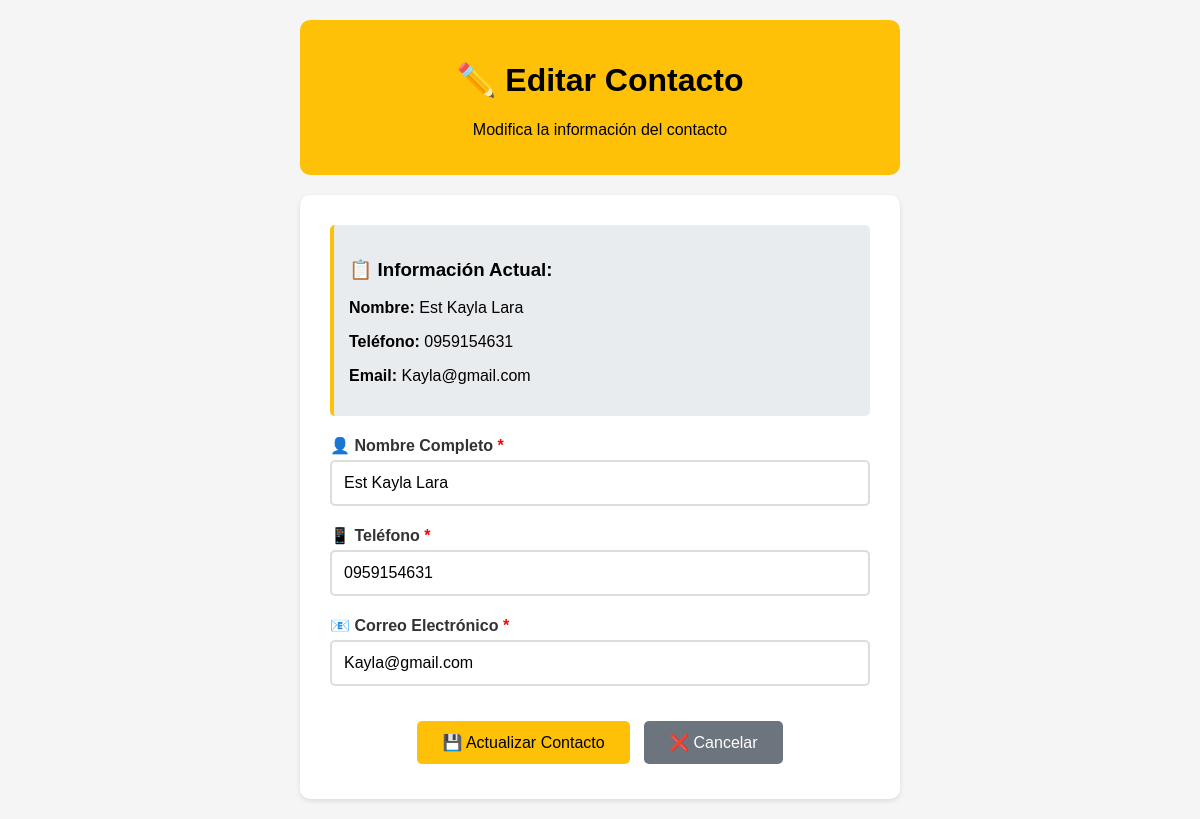
The app's page /editar/3 with its own data.
### tables this page shows
CREATE TABLE contactos (
            id INTEGER PRIMARY KEY AUTOINCREMENT,
            nombre TEXT NOT NULL,
            telefono TEXT NOT NULL,
            email TEXT NOT NULL,
            fecha_creacion TIMESTAMP DEFAULT CURRENT_TIMESTAMP
        );

### app.py (the view, shortened to what this page needs)
@app.route('/editar/<int:id>', methods=['GET', 'POST'])
def editar_contacto(id):
    conn = get_db_connection()
    cursor = conn.cursor()
    if DATABASE_URL:
        cursor.execute('SELECT * FROM contactos WHERE id = %s', (id,))
    else:
        cursor.execute('SELECT * FROM contactos WHERE id = ?', (id,))
    contacto = cursor.fetchone()
    conn.close()
    return render_template('editar.html', contacto=contacto)

### app.py (called while the page is built)
def get_db_connection():
    if DATABASE_URL:
        conn = psycopg2.connect(DATABASE_URL, cursor_factory=RealDictCursor)
        return conn
    else:
        conn = sqlite3.connect('contactos.db')
        conn.row_factory = sqlite3.Row
        return conn

### templates/editar.html (shortened to what this page needs)
<!DOCTYPE html>
<html lang="es">
<head>
</head>
<body>
    <div class="header">
        <h1>✏️ Editar Contacto</h1>
        <p>Modifica la información del contacto</p>
    </div>
    <div class="form-container">
        {% if contacto %}
            <div class="current-info">
                <h3>📋 Información Actual:</h3>
                <p><strong>Nombre:</strong> {{ contacto.nombre }}</p>
                <p><strong>Teléfono:</strong> {{ contacto.telefono }}</p>
                <p><strong>Email:</strong> {{ contacto.email }}</p>
            </div>
            <form method="POST">
                <div class="form-group">
                    <label for="nombre">👤 Nombre Completo <span class="required">*</span></label>
                    <input type="text" id="nombre" name="nombre" required
                           value="{{ contacto.nombre }}" placeholder="Ej: Juan Pérez" maxlength="100">
                </div>
                <div class="form-group">
                    <label for="telefono">📱 Teléfono <span class="required">*</span></label>
                    <input type="tel" id="telefono" name="telefono" required
                           value="{{ contacto.telefono }}" placeholder="Ej: +593 99 123 4567" maxlength="20">
                </div>
                <div class="form-group">
                    <label for="email">📧 Correo Electrónico <span class="required">*</span></label>
                    <input type="email" id="email" name="email" required
                           value="{{ contacto.email }}" placeholder="Ej: juan@ejemplo.com" maxlength="100">
                </div>
                <div class="form-actions">
                    <button type="submit" class="btn btn-warning">💾 Actualizar Contacto</button>
                    <a href="{{ url_for('index') }}" class="btn btn-secondary">❌ Cancelar</a>
                </div>
            </form>
        {% else %}
            <div style="text-align: center; color: #666;">
                <h3>😕 Contacto no encontrado</h3>
                <p>El contacto que intentas editar no existe.</p>
                <a href="{{ url_for('index') }}" class="btn btn-secondary">🏠 Volver al inicio</a>
            </div>
        {% endif %}
    </div>
</body>
</html>

### templates/editar.html (style rules this page uses)
body { font-family: Arial, sans-serif; max-width: 600px; margin: 0 auto; padding: 20px; background-color: #f5f5f5; }
.header { background-color: #ffc107; color: black; padding: 20px; border-radius: 10px; margin-bottom: 20px; text-align: center; }
.form-container { background-color: white; padding: 30px; border-radius: 10px; box-shadow: 0 2px 5px rgba(0,0,0,0.1); }
.form-group { margin-bottom: 20px; }
label { display: block; margin-bottom: 5px; font-weight: bold; color: #333; }
input[type="text"], input[type="email"], input[type="tel"] { width: 100%; padding: 12px; border: 2px solid #ddd; border-radius: 5px; font-size: 16px; box-sizing: border-box; }
.btn { padding: 12px 25px; margin: 5px; border: none; border-radius: 5px; cursor: pointer; text-decoration: none; display: inline-block; font-size: 16px; }
.btn-warning { background-color: #ffc107; color: black; }
.btn-secondary { background-color: #6c757d; color: white; }
.form-actions { text-align: center; margin-top: 30px; }
.required { color: red; }
.current-info { background-color: #e9ecef; padding: 15px; border-radius: 5px; margin-bottom: 20px; border-left: 4px solid #ffc107; }

### records on screen
contactos: nombre "Est Kayla Lara", telefono "0959154631", email "Kayla@gmail.com"
